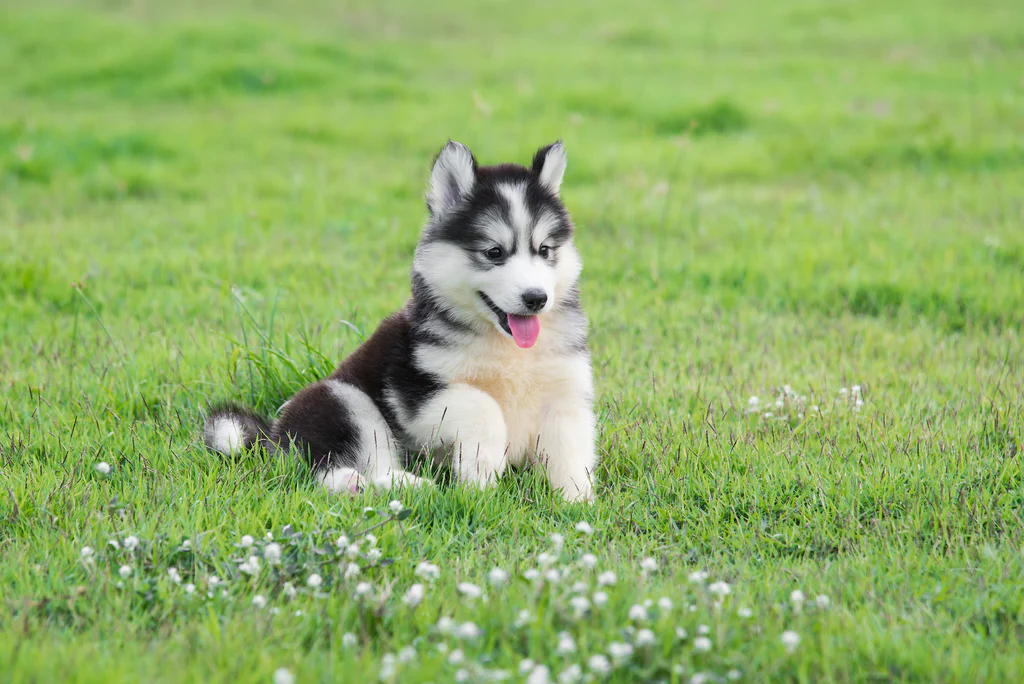
#> input picture Computer_Vision_OpenCV/dog.jpg, 1024 x 684 px
$ jupyter execute open_cv.ipynb   (shell and % lines are left out)
#> lines starting #> are read from the running program, lines starting #| are printed output that depends on the picture
### OpenCV
1. a library commonly used for Computer Vision Tasks.
2. Can be used for Image Processing.

### Installation
pip install opencv-python

[cell 1]
# !pip install opencv-python

[cell 2]
import matplotlib.pyplot as plt
import numpy as np
import cv2

[cell 3]
# must used to display image inside jupyter notebook

[cell 4]
# Displaying image outside using opencv (cv2) (Follows B, G, R)
img = cv2.imread('dog.jpg')
#> img is the input picture: shape (684, 1024, 3); mean B, G, R 102.1, 174.9, 143.9
plt.imshow(img)
plt.show()

[cell 5]
img.shape
#> Out = (684, 1024, 3)

[cell 6]
# img

[cell 7]
# reading image using cv2
img1 = cv2.imread('dog.jpg')

[cell 8]
img1.shape
#> Out = (684, 1024, 3)

[cell 9]
# img1

[cell 10]
# %matplotlib

[cell 11]
# Displaying image outside using opencv (cv2) (Follows B, G, R)
# cv2.imshow("Dog image", img1)
# cv2.waitKey(3000)
# cv2.destroyAllWindows()

[cell 12]
plt.imshow(img)
plt.show()

### Changing colorspace

[cell 13]
img_rgb = cv2.cvtColor(img, cv2.COLOR_BGR2RGB)
plt.imshow(img_rgb)
plt.show()

[cell 14]
# another one
img_gray = cv2.cvtColor(img, cv2.COLOR_BGR2GRAY)
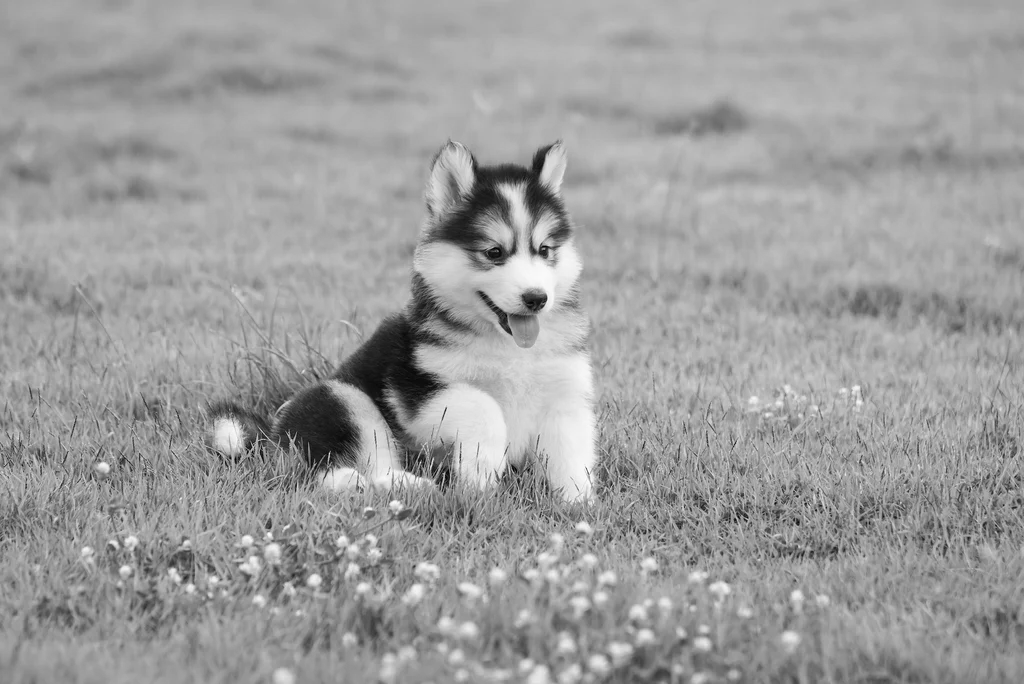
#> img_gray: shape (684, 1024); min 1, max 255, mean 157.4
plt.imshow(img_gray, cmap='gray')
plt.show()

[cell 15]
# another one
img_hsv = cv2.cvtColor(img, cv2.COLOR_BGR2HSV)
#> img_hsv: shape (684, 1024, 3); mean H, S, V 45.8, 107.4, 175.5
plt.imshow(img_hsv)
plt.show()

[cell 16]
img_rgb.shape
#> Out = (684, 1024, 3)

### Resizing image

[cell 17]
img_resize = cv2.resize(img_rgb, (500,500))
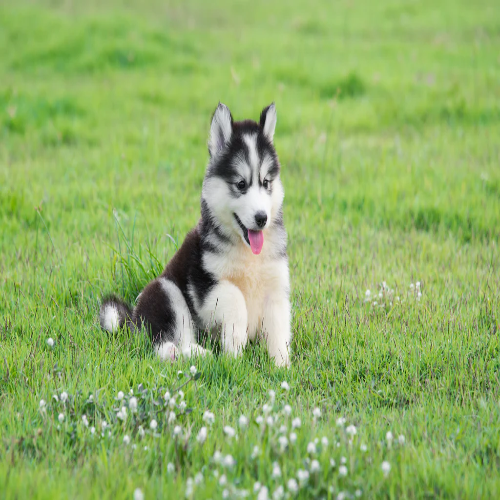
#> img_resize: shape (500, 500, 3); mean R, G, B 143.8, 174.8, 101.9
plt.imshow(img_resize)
plt.show()

### Blur image

[cell 18]
img_blur = cv2.blur(img_resize, (10,10))
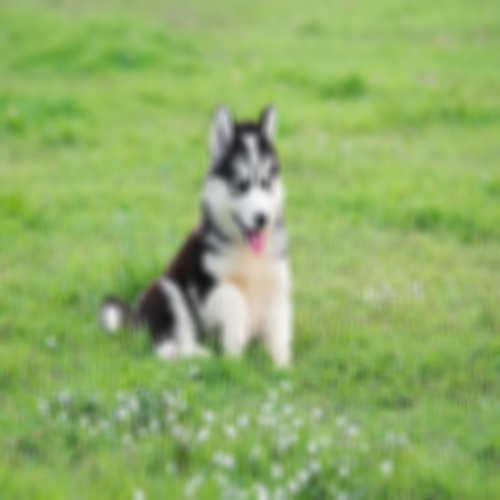
#> img_blur: shape (500, 500, 3); mean R, G, B 143.8, 174.9, 102
plt.imshow(img_blur)
plt.show()

### Image rotation

[cell 19]
img_rgb.shape
#> Out = (684, 1024, 3)

[cell 20]
row,col = img_rgb.shape[ : -1]
#> row = 684; col = 1024

[cell 21]
Matrices = cv2.getRotationMatrix2D((row/2, col/2), -20, 0.9) #(-30) means colckwise and +(30) means anticlock wise

[cell 22]
new_img = cv2.warpAffine(img_rgb, Matrices, (row, col))
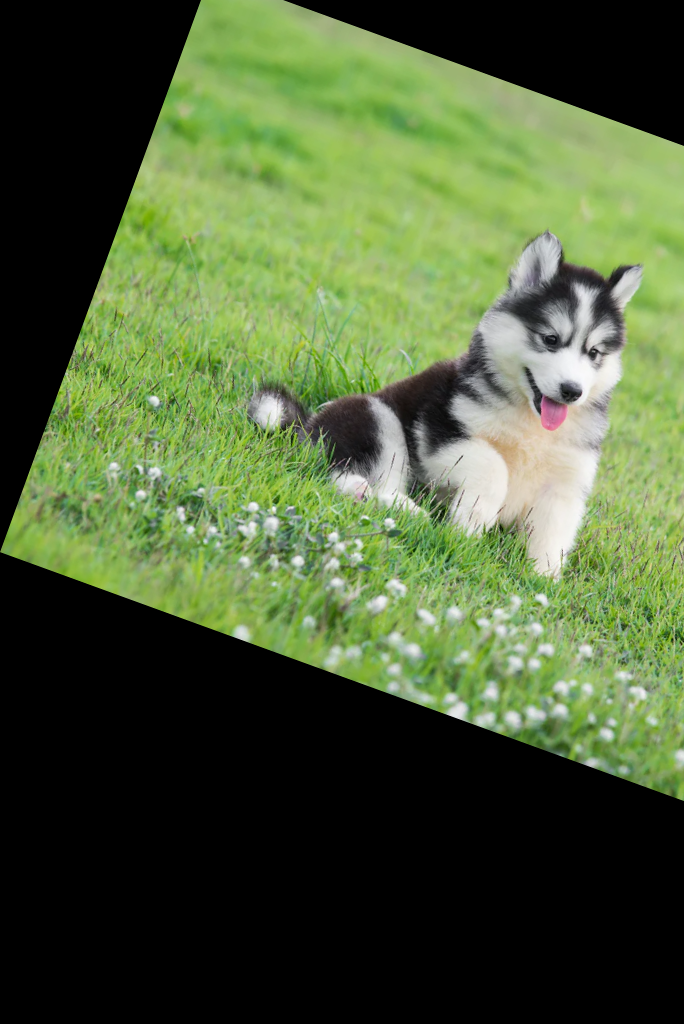
#> new_img: shape (1024, 684, 3); mean R, G, B 76.7, 92.9, 56
plt.imshow(new_img)
plt.show()

### Image Rotation

[cell 23]
M = np.float32([[1, 0.1, -50], [0, 1, 200]])

[cell 24]
M

[cell 25]
i = cv2.warpAffine(img_rgb, M, (row, col))
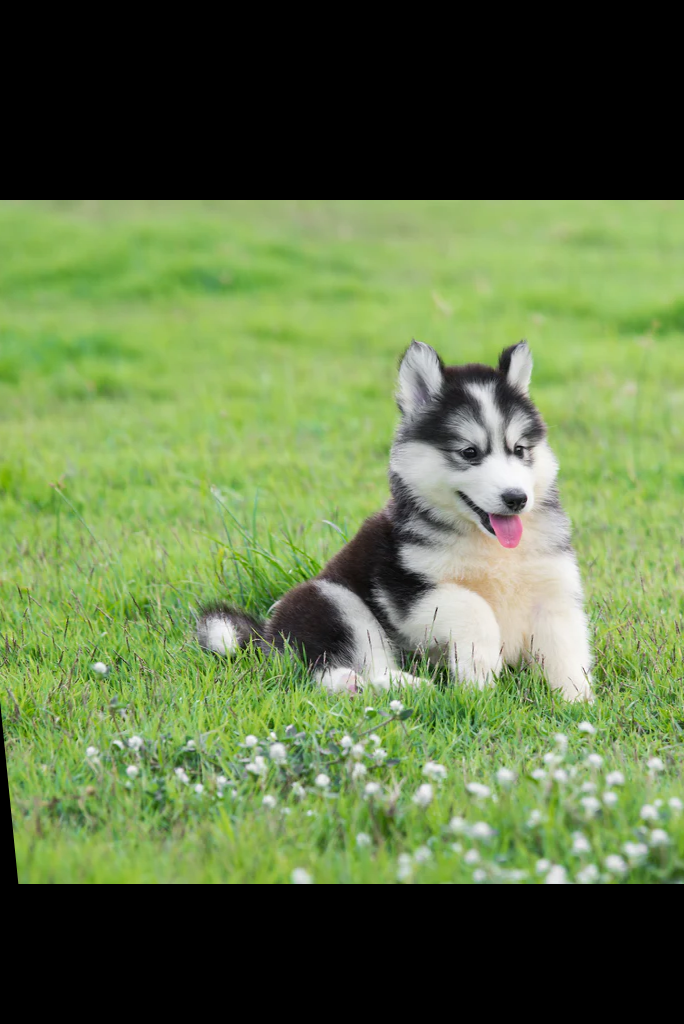
#> i: shape (1024, 684, 3); mean R, G, B 95.8, 115.6, 69.9
plt.imshow(i)
plt.show()

### Edge detection
1. Canny Edge detection

[cell 26]
new_i = cv2.Canny(img_rgb, 50, 50)
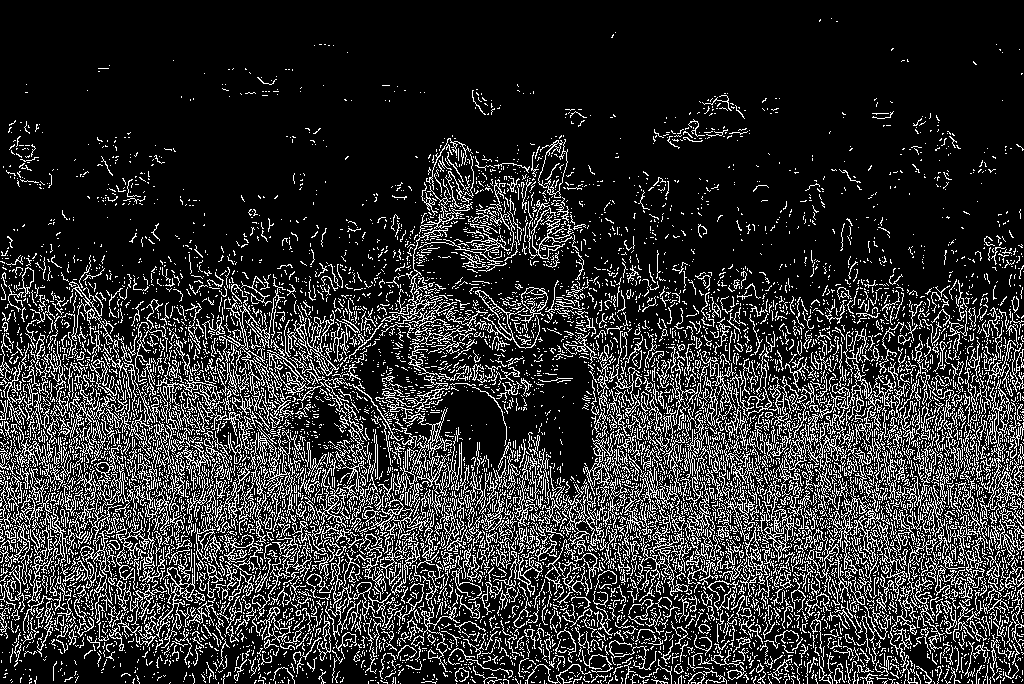
#> new_i: shape (684, 1024); 18.1% white in thin lines or dots
plt.imshow(new_i)
plt.show()
